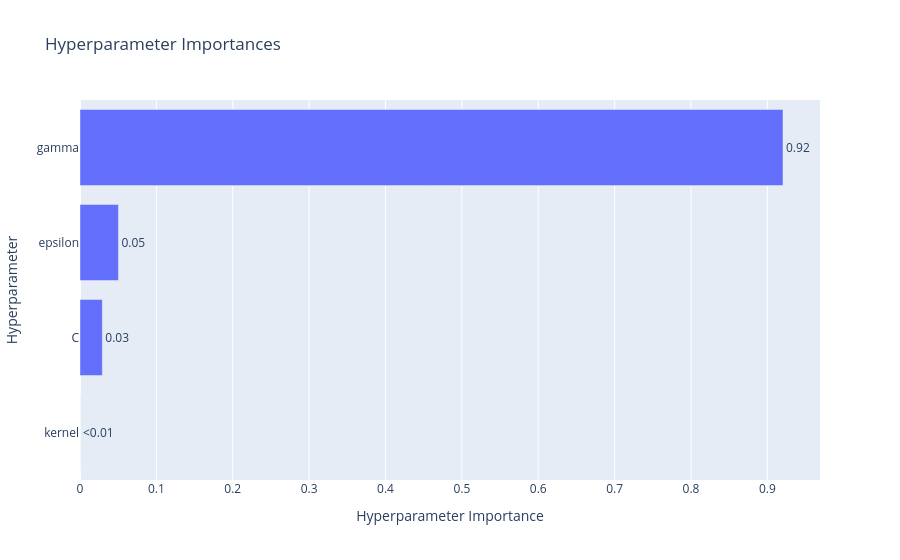

The notebook cell this image was saved under:
### Code cell
optuna.visualization.plot_param_importances(study)

### Figure 1 — Plotly figure (JSON) as saved in the notebook; plotly's stock layout.template omitted (floating-point values rounded to 4 significant figures)
{"data": [{"cliponaxis": false, "hovertemplate": ["kernel (CategoricalDistribution): 0.0<extra></extra>", "C (FloatDistribution): 0.02921273518930706<extra></extra>", "epsilon (FloatDistribution): 0.05030429726576411<extra></extra>", "gamma (CategoricalDistribution): 0.9204829675449288<extra></extra>"], "name": "Objective Value", "orientation": "h", "text": ["<0.01", "0.03", "0.05", "0.92"], "textposition": "outside", "type": "bar", "x": [0, 0.02921, 0.0503, 0.9205], "y": ["kernel", "C", "epsilon", "gamma"]}], "layout": {"title": {"text": "Hyperparameter Importances"}, "xaxis": {"title": {"text": "Hyperparameter Importance"}}, "yaxis": {"title": {"text": "Hyperparameter"}}}}
